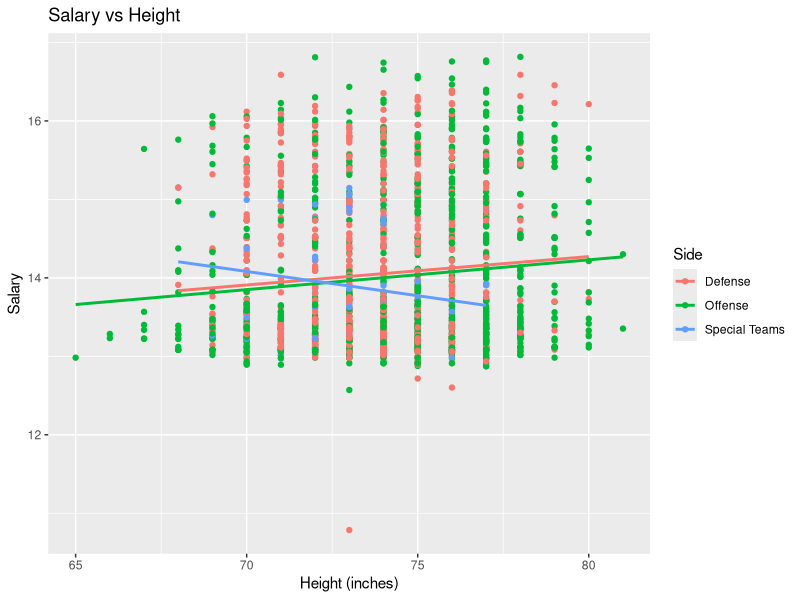
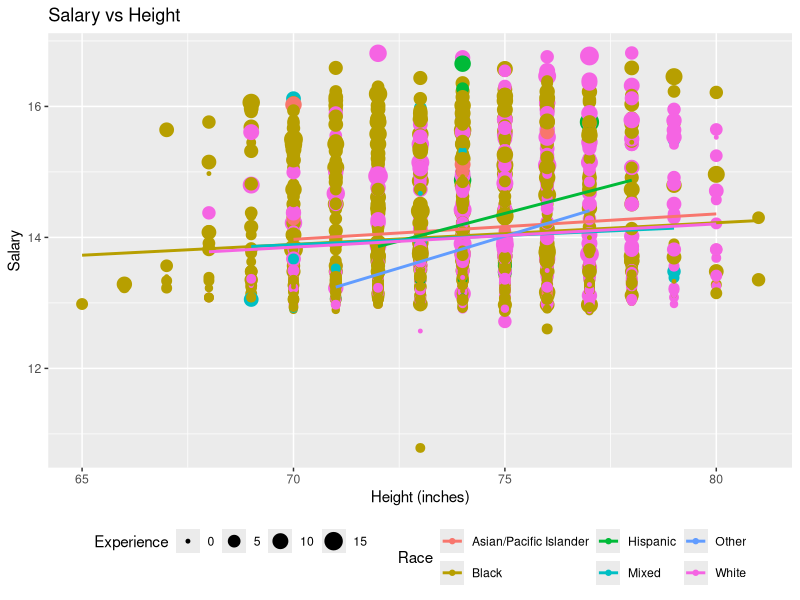
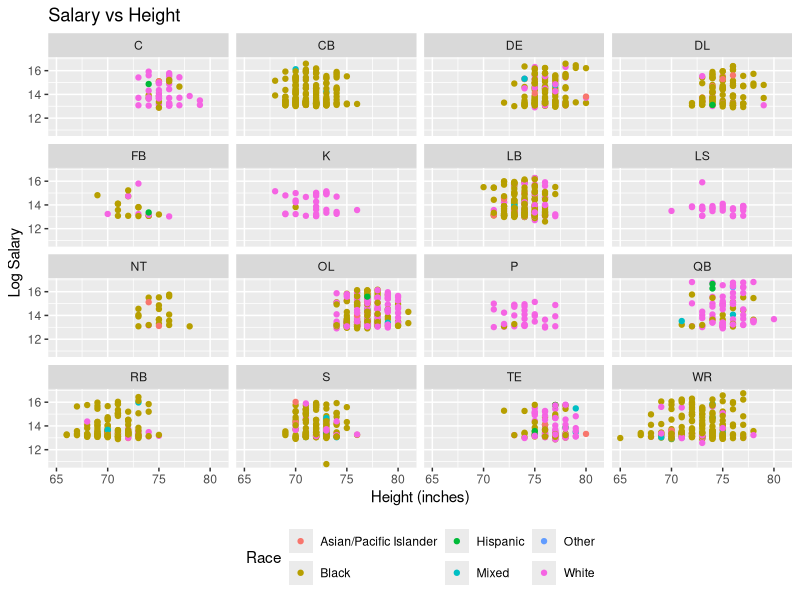
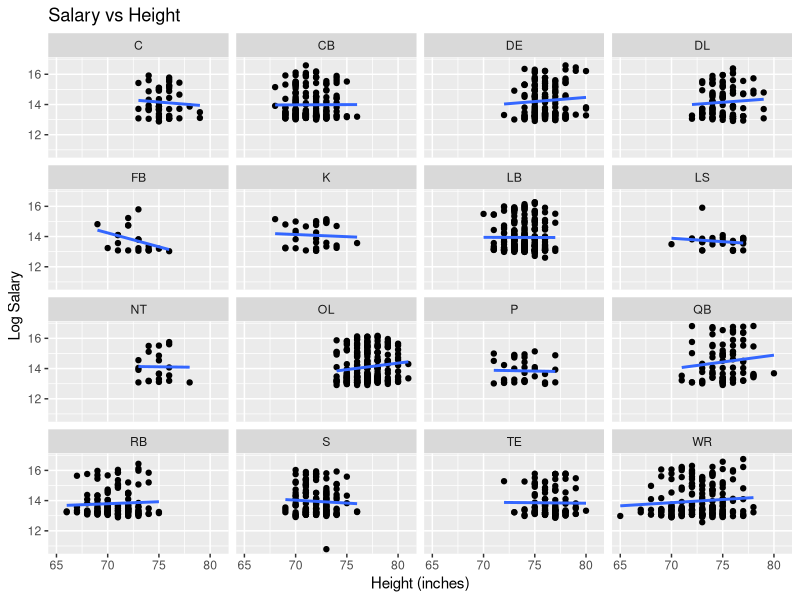
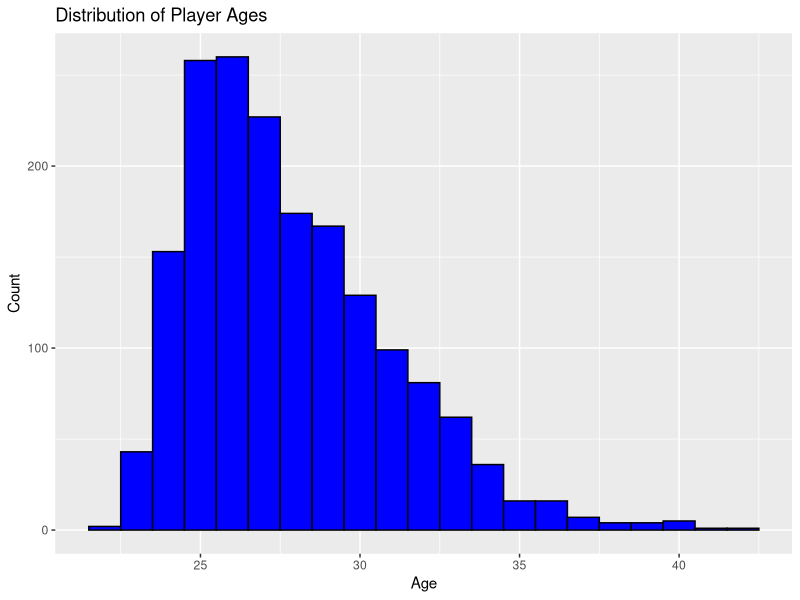

R code for these plots, in order:
## ---- chunk 1
library( tidyverse )
knitr::opts_chunk$set(echo = TRUE)

#Read in the data, note that we define several values in the original dataset as NA
nfl <- read_csv( "data/NFL-Census-Data-9.2.2013_clean.csv", 
                 na = c("NA","N/A","", "n/a", "#VALUE!") )

## ---- chunk 2
# Highest and lowest salary

#base R
max(nfl$Salary, na.rm = TRUE)

min(nfl$Salary, na.rm = TRUE)

#tidyverse way (Dylan)
nfl %>% 
    summarise( max_sal = max( Salary, na.rm = TRUE ), 
               min_sal = min( Salary, na.rm = TRUE ) )

# Answer: The highest salary is $20,100,000 and the lowest salary is $48,333.

## ---- chunk 3
# some code

nfl %>% 
    filter( Team == "SF" )  %>% 
    arrange( desc( Salary ) ) %>% 
    select( "Player Name", College, State ) %>% 
    head(5)

#Copilot suggested some code before I could try to write it
## ---- chunk 4
clean.dat <- nfl %>% 
    filter( !is.na( Salary ) )

clean.dat %>% 
    group_by( Position ) %>% 
    summarise( mean_salary = mean( Salary ), count = n() ) %>% 
    arrange( desc( mean_salary ) )

## ---- chunk 5
# some code

clean.dat <- clean.dat %>%
    mutate( logSal = log( Salary), Height = if_else(Height == "6;2/;", "6'2\"", Height ) )

model <- lm( logSal ~ Height, data = clean.dat )
summary( model )
exp( coef( model ) )

# The model does not show any statistically significant relationship between
# height and salary, but this model is also not set up to give us helpful 
# information. We'll have to check again once we've converted height
# from a categorical to a continuous variable. 


#model_cor <- cor( clean.dat$Height, logSal, use = "complete.obs" )

#ggplot( nfl, aes( x = Height, y = logSal ) ) + 
 #   geom_point()  
  #  geom_smooth( method = "lm" )




## ---- chunk 6
# some code

model <- lm( logSal ~ Height + Position, data = clean.dat )
summary( model )
exp( coef( model ) )

## ---- chunk 7
# some code

clean.dat <- clean.dat %>%
    separate( Height, into = c("feet", "inches"), sep = "'" ) %>%
    mutate( feet = parse_number( feet ), 
            inches = parse_number( inches ), 
            total_inches = feet * 12 + inches )

summarise( clean.dat, mean_weight = mean( Weight, na.rm = TRUE ), 
               mean_height = mean( total_inches, na.rm = TRUE ) ) 
    

## ---- chunk 8
# You pick the variables.  What would be interesting?

# I want to combine player positions to create three categories: "Offense", "Defense", and "Special Teams".  I will use the following code to do this.  Note that I am using `case_when()` to create a new variable called `Side` that combines the original positions into these three categories.

clean.dat <- clean.dat %>%
    mutate( Side = case_when(
        Position %in% c("C", "FB", "OL", "QB", "RB", "TE", "WR") ~ "Offense",
        Position %in% c("CB", "DE", "DL", "LB", "NT", "S") ~ "Defense",
        Position %in% c("K", "LS", "P") ~ "Special Teams",
        TRUE ~ NA_character_
    ) )

# Plot with the new `Side` variable instead of `Position`
ggplot( clean.dat, aes( x = total_inches, y = logSal, color = Side ) ) +
    geom_point() +
    geom_smooth( method = "lm", se = FALSE ) +
    labs( title = "Salary vs Height",
          x = "Height (inches)",
          y = "Salary" ) +
    theme(legend.position = "right")

position.model = lm( logSal ~ total_inches + Side, data = clean.dat )
summary(position.model)
exp( coef( position.model ) )

side.model = lm( total_inches ~ Side, data = clean.dat)
summary(side.model)
exp( coef( side.model ))


## ---- chunk 9
# some code

clean.dat <- clean.dat %>% 
    filter( !is.na( Race ) )

#combine Asian/Pacific Islander and Pacific Islander into one category called Asian/Pacific Islander, and Iranian, Native American, and Other into one category called Other.  I will use `case_when()` again to do this.

clean.dat <- clean.dat %>%
  mutate(Race = if_else(Race == "Pacific Islander",
                        "Asian/Pacific Islander",
                        Race)) %>%
    mutate(Race = if_else(Race %in% c("Native American", "Other", "Iranian"), "Other", Race))

ggplot( clean.dat, aes( x = total_inches, y = logSal, color = Race ) ) +
    geom_point(aes (size = Experience)) +
    geom_smooth( method = "lm", se = FALSE ) +
    labs( title = "Salary vs Height",
          x = "Height (inches)",
          y = "Salary" ) +
    theme(legend.position = "bottom")

## ---- chunk 10
# some code

ggplot( clean.dat, aes( x = total_inches, y = logSal, color = Race ) ) +
    facet_wrap(~Position) +
    geom_point() +
    labs( title = "Salary vs Height",
          x = "Height (inches)",
          y = "Log Salary") +
    theme(legend.position = "bottom")


## ---- chunk 11
# some code

ggplot( clean.dat, aes( x = total_inches, y = logSal)) +
    facet_wrap(~Position) +
    geom_point() +
    geom_smooth( method = "lm", se = FALSE ) +
    labs( title = "Salary vs Height",
          x = "Height (inches)",
          y = "Log Salary" ) +
    theme(legend.position = "bottom")
## ---- chunk 12
# some code


## ---- chunk 13
# some code
## ---- chunk 14
# some code

clean.dat %>%
    ggplot( aes( x = Age ) ) +
    geom_histogram( binwidth = 1, fill = "blue", color = "black" ) +
    labs( title = "Distribution of Player Ages",
          x = "Age",
          y = "Count" )

# Let's use the 75th percentile to estimate the age of retirement for NFL players.  We can calculate this using the `quantile()` function.

quantile( clean.dat$Age, probs = 0.75, na.rm = TRUE )

summary( clean.dat$Age, na.rm = TRUE)
    
## ---- chunk 15
# some code
